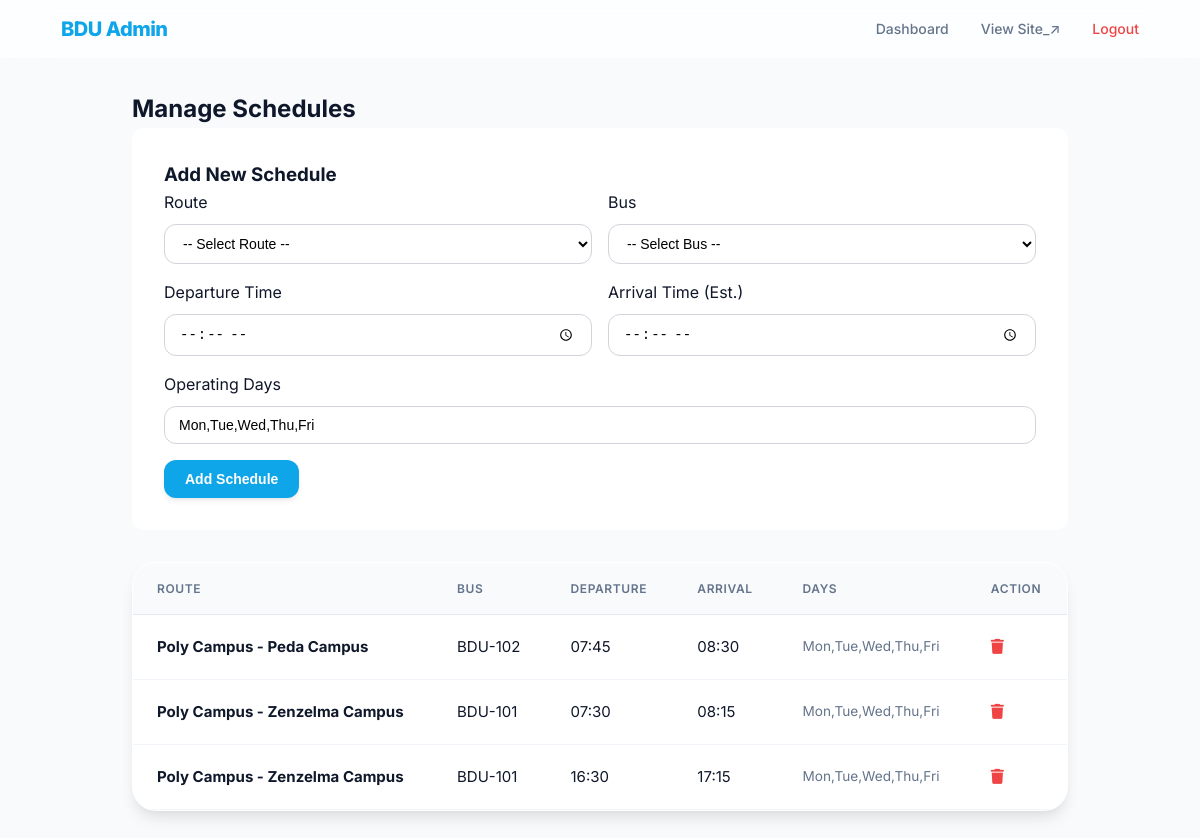
/admin/schedules.php (signed in), run on the app's committed database.
### tables this page shows
CREATE TABLE `schedules` (
  `schedule_id` int(11) NOT NULL AUTO_INCREMENT,
  `bus_id` int(11) NOT NULL,
  `route_id` int(11) NOT NULL,
  `direction` enum('outbound','inbound') DEFAULT 'outbound',
  `departure_time` time NOT NULL,
  `arrival_time` time DEFAULT NULL,  
  `operating_days` varchar(50) DEFAULT 'Mon,Tue,Wed,Thu,Fri',  
  PRIMARY KEY (`schedule_id`),
  FOREIGN KEY (`bus_id`) REFERENCES `buses` (`bus_id`) ON DELETE CASCADE,
  FOREIGN KEY (`route_id`) REFERENCES `routes` (`route_id`) ON DELETE CASCADE
);

CREATE TABLE `routes` (
  `route_id` int(11) NOT NULL AUTO_INCREMENT,
  `route_name` varchar(100) NOT NULL,  
  `description` text DEFAULT NULL,
  PRIMARY KEY (`route_id`)
);

CREATE TABLE `buses` (
  `bus_id` int(11) NOT NULL AUTO_INCREMENT,
  `bus_number` varchar(20) NOT NULL,  
  `driver_name` varchar(100) DEFAULT NULL,
  `driver_contact` varchar(20) DEFAULT NULL,
  `capacity` int(11) DEFAULT 50,
  `status` enum('active','maintenance','inactive') DEFAULT 'active',
  PRIMARY KEY (`bus_id`),
  UNIQUE KEY `bus_number` (`bus_number`)
);

### admin/schedules.php (the view, shortened to what this page needs)
<?php
require_once '../config/db_connect.php';
$schedules_sql = "SELECT s.*, b.bus_number, r.route_name
                  FROM schedules s
                  JOIN buses b ON s.bus_id = b.bus_id
                  JOIN routes r ON s.route_id = r.route_id
                  ORDER BY r.route_name, s.departure_time";
$schedules = $pdo->query($schedules_sql)->fetchAll();
?>
<!DOCTYPE html>
<html lang="en">
<head>
    <link rel="stylesheet" href="https://cdnjs.cloudflare.com/ajax/libs/font-awesome/6.4.0/css/all.min.css">
    <link rel="stylesheet" href="../assets/css/style.css">
</head>
<body style="background: #f8fafc;">
    <nav class="navbar glass" style="position: sticky;">
        <a href="dashboard.php" class="logo">BDU Admin</a>
        <div class="nav-links">
            <a href="dashboard.php">Dashboard</a>
            <a href="../index.php" target="_blank">View Site_&nearr;</a>
            <a href="logout.php" style="color: var(--danger-color);">Logout</a>
        </div>
    </nav>
    <div class="admin-container">
        <h2>Manage Schedules</h2>
        <div class="form-card">
            <h3>Add New Schedule</h3>
            <form method="POST" style="display: grid; grid-template-columns: 1fr 1fr; gap: 1rem;">
                <div>
                    <label style="display: block; margin-bottom: 0.5rem;">Route</label>
                    <select name="route_id" class="form-control" required>
                        <option value="">-- Select Route --</option>
                    </select>
                </div>
                <div>
                    <label style="display: block; margin-bottom: 0.5rem;">Bus</label>
                    <select name="bus_id" class="form-control" required>
                        <option value="">-- Select Bus --</option>
                    </select>
                </div>
                <div>
                    <label style="display: block; margin-bottom: 0.5rem;">Departure Time</label>
                    <input type="time" name="departure_time" class="form-control" required>
                </div>
                <div>
                    <label style="display: block; margin-bottom: 0.5rem;">Arrival Time (Est.)</label>
                    <input type="time" name="arrival_time" class="form-control">
                </div>
                <div style="grid-column: span 2;">
                    <label style="display: block; margin-bottom: 0.5rem;">Operating Days</label>
                    <input type="text" name="operating_days" class="form-control" value="Mon,Tue,Wed,Thu,Fri"
                        placeholder="e.g. Mon,Tue,Fri">
                </div>
                <div style="grid-column: span 2;">
                    <button type="submit" class="btn btn-primary">Add Schedule</button>
                </div>
            </form>
        </div>
        <div class="table-container">
            <table>
                <thead>
                    <tr>
                        <th>Route</th>
                        <th>Bus</th>
                        <th>Departure</th>
                        <th>Arrival</th>
                        <th>Days</th>
                        <th>Action</th>
                    </tr>
                </thead>
                <tbody>
                    <?php foreach ($schedules as $row): ?>
                        <tr>
                            <td><strong><?php echo htmlspecialchars($row['route_name']); ?></strong></td>
                            <td><?php echo htmlspecialchars($row['bus_number']); ?></td>
                            <td><?php echo date('H:i', strtotime($row['departure_time'])); ?></td>
                            <td><?php echo $row['arrival_time'] ? date('H:i', strtotime($row['arrival_time'])) : '-'; ?>
                            </td>
                            <td style="font-size: 0.85rem; color: var(--text-muted);">
                                <?php echo htmlspecialchars($row['operating_days']); ?></td>
                            <td>
                                <a href="?action=delete&id=<?php echo $row['schedule_id']; ?>"
                                    style="color: var(--danger-color);" onclick="return confirm('Remove schedule?');"><i
                                        class="fas fa-trash"></i></a>
                            </td>
                        </tr>
                    <?php endforeach; ?>
                </tbody>
            </table>
        </div>
    </div>
</body>
</html>

### assets/css/style.css (style rules this page uses)
:root { --primary-color: #0ea5e9; --primary-hover: #0284c7; --primary-dark: #075985; --primary-light: rgba(14, 165, 233, 0.1); --secondary-color: #10b981; --accent-color: #f59e0b; --danger-color: #ef4444; --success-color: #10b981; --warning-color: #f59e0b; --bg-main: #fcfdfe; --bg-card: #ffffff; --text-main: #0f172a; --text-muted: #64748b; --text-light: #f1f5f9; --shadow-sm: 0 1px 2px 0 rgb(0 0 0 / 0.05); --shadow-md: 0 4px 6px -1px rgb(0 0 0 / 0.07), 0 2px 4px -2px rgb(0 0 0 / 0.06); --shadow-lg: 0 10px 15px -3px rgb(0 0 0 / 0.1), 0 4px 6px -4px rgb(0 0 0 / 0.05); --shadow-xl: 0 25px 50px -12px rgba(0, 0, 0, 0.15); --shadow-primary: 0 10px 15px -3px rgba(14, 165, 233, 0.3); --radius-sm: 0.5rem; --radius-md: 0.75rem; --radius-lg: 1rem; --radius-xl: 1.5rem; --transition: all 0.4s cubic-bezier(0.16, 1, 0.3, 1); --glass-bg: rgba(255, 255, 255, 0.7); --glass-border: 1px solid rgba(255, 255, 255, 0.4); }
* { margin: 0; padding: 0; box-sizing: border-box; }
body { font-family: "Outfit", "Inter", system-ui, -apple-system, sans-serif; background-color: var(--bg-main); color: var(--text-main); line-height: 1.6; overflow-x: hidden; background-image: radial-gradient( at 0% 0%, rgba(14, 165, 233, 0.08) 0px, transparent 50% ), radial-gradient(at 100% 100%, rgba(16, 185, 129, 0.05) 0px, transparent 50%), radial-gradient(at 50% 50%, rgba(245, 158, 11, 0.02) 0px, transparent 50%); background-attachment: fixed; }
.glass { background: var(--glass-bg); backdrop-filter: blur(20px) saturate(180%); -webkit-backdrop-filter: blur(20px) saturate(180%); border: var(--glass-border); }
.btn { display: inline-flex; align-items: center; justify-content: center; padding: 0.625rem 1.25rem; border-radius: var(--radius-md); font-weight: 600; font-size: 0.875rem; transition: var(--transition); cursor: pointer; border: 1px solid transparent; gap: 0.5rem; text-decoration: none; }
.btn-primary { background-color: var(--primary-color); color: white; box-shadow: var(--shadow-md); }
.navbar { position: fixed; top: 0; left: 0; right: 0; padding: 0.75rem 5%; display: flex; justify-content: space-between; align-items: center; z-index: 1000; transition: var(--transition); border-bottom: var(--glass-border); }
.logo { display: flex; align-items: center; gap: 0.5rem; font-size: 1.25rem; font-weight: 800; color: var(--primary-color); text-decoration: none; letter-spacing: -0.025em; }
.nav-links { display: flex; align-items: center; gap: 2rem; }
.nav-links a { color: var(--text-muted); text-decoration: none; font-weight: 500; font-size: 0.875rem; transition: var(--transition); }
.table-container { background: var(--bg-card); border-radius: var(--radius-xl); box-shadow: var(--shadow-lg); overflow: hidden; border: var(--glass-border); }
table { width: 100%; border-collapse: collapse; }
th { background: #f8fafc; padding: 1rem 1.5rem; text-align: left; font-size: 0.75rem; font-weight: 600; text-transform: uppercase; letter-spacing: 0.05em; color: var(--text-muted); border-bottom: 1px solid #e2e8f0; }
td { padding: 1.25rem 1.5rem; font-size: 0.9375rem; border-bottom: 1px solid #f1f5f9; }
.form-control { width: 100%; padding: 0.625rem 0.875rem; border-radius: var(--radius-md); border: 1px solid #d1d5db; background-color: white; font-size: 0.875rem; transition: var(--transition); }

### admin/schedules.php (style rules this page uses)
.admin-container { padding: 2rem; max-width: 1000px; margin: 0 auto; }
.form-card { background: white; padding: 2rem; border-radius: var(--radius-md); box-shadow: var(--shadow-main); margin-bottom: 2rem; }

### data on the page
schedules: route.route_name "Poly Campus - Peda Campus", bus.bus_number "BDU-102", departure_time "07:45", arrival_time "08:30", operating_days "Mon,Tue,Wed,Thu,Fri"
schedules: route.route_name "Poly Campus - Zenzelma Campus", bus.bus_number "BDU-101", departure_time "07:30", arrival_time "08:15", operating_days "Mon,Tue,Wed,Thu,Fri"
schedules: route.route_name "Poly Campus - Zenzelma Campus", bus.bus_number "BDU-101", departure_time "16:30", arrival_time "17:15", operating_days "Mon,Tue,Wed,Thu,Fri"
